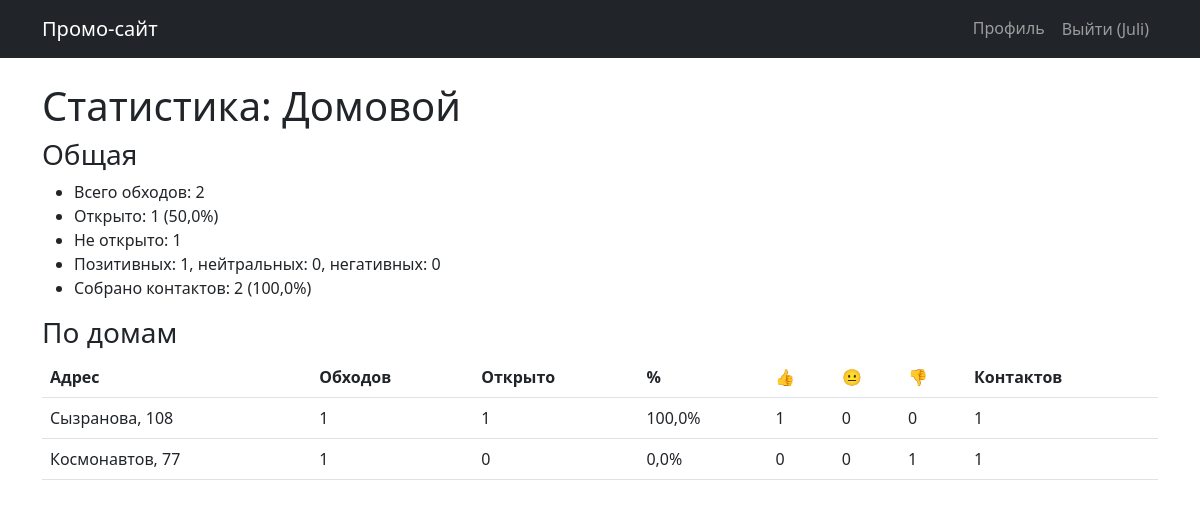
/campaign/3/statistics/ (signed in), run on the app's committed database.
### campaigns/models.py (models this page shows, shortened)
class Campaign(models.Model):
    name = models.CharField(max_length=200, verbose_name='Название')
    owner = models.ForeignKey(
        User, on_delete=models.CASCADE, related_name='campaigns',
        verbose_name='Владелец'
    )
    participants = models.ManyToManyField(
        User, related_name='participated_campaigns', blank=True,
        verbose_name='Участники'
    )
    created_at = models.DateTimeField(auto_now_add=True, verbose_name='Дата создания')
    class Meta:
        verbose_name = 'Кампания'
        verbose_name_plural = 'Кампании'

class House(models.Model):
    campaign = models.ForeignKey(
        Campaign, on_delete=models.CASCADE, related_name='houses',
        verbose_name='Кампания'
    )
    city = models.CharField(max_length=100, verbose_name='Город')
    street = models.CharField(max_length=200, verbose_name='Улица')
    house_number = models.CharField(max_length=20, verbose_name='Номер дома')
    entrances = models.PositiveIntegerField(verbose_name='Количество подъездов')
    apartments_per_entrance = models.PositiveIntegerField(verbose_name='Квартир в подъезде')
    class Meta:
        verbose_name = 'Дом'
        verbose_name_plural = 'Дома'

### campaigns/views.py (the view)
# urls.py: path('campaign/<int:campaign_id>/statistics/', views.campaign_statistics, name='campaign_statistics'),
@login_required
def campaign_statistics(request, campaign_id):
    campaign = get_object_or_404(Campaign, id=campaign_id)
    stats = get_campaign_statistics(campaign)
    stats['campaign'] = campaign
    return render(request, 'campaigns/statistics.html', stats)

### campaigns/templates/campaigns/statistics.html
{% extends 'campaigns/base.html' %}
{% block content %}
<h1>Статистика: {{ campaign.name }}</h1>
<h3>Общая</h3>
<ul>
    <li>Всего обходов: {{ total_visits }}</li>
    <li>Открыто: {{ opened_doors }} ({{ percent_opened }}%)</li>
    <li>Не открыто: {{ closed_doors }}</li>
    <li>Позитивных: {{ positive }}, нейтральных: {{ neutral }}, негативных: {{ negative }}</li>
    <li>Собрано контактов: {{ contacts_collected }} ({{ percent_contacts }}%)</li>
</ul>
<h3>По домам</h3>
<table class="table">
    <thead>
        <tr>
            <th>Адрес</th><th>Обходов</th><th>Открыто</th><th>%</th>
            <th>👍</th><th>😐</th><th>👎</th><th>Контактов</th>
        </tr>
    </thead>
    <tbody>
        {% for hs in house_stats %}
        <tr>
            <td>{{ hs.house.street }}, {{ hs.house.house_number }}</td>
            <td>{{ hs.total_visits }}</td>
            <td>{{ hs.opened_doors }}</td>
            <td>{{ hs.percent_opened }}%</td>
            <td>{{ hs.positive }}</td>
            <td>{{ hs.neutral }}</td>
            <td>{{ hs.negative }}</td>
            <td>{{ hs.contacts }}</td>
        </tr>
        {% endfor %}
    </tbody>
</table>
{% endblock %}

### campaigns/templates/campaigns/base.html (shortened to what this page needs)
<!DOCTYPE html>
<html lang="ru">
<head>
    <link href="https://cdn.jsdelivr.net/npm/bootstrap@5.2.3/dist/css/bootstrap.min.css" rel="stylesheet">
</head>
<body>
    <nav class="navbar navbar-expand-lg navbar-dark bg-dark">
        <div class="container">
            <a class="navbar-brand" href="/">Промо-сайт</a>
            <div class="collapse navbar-collapse">
                <ul class="navbar-nav ms-auto">
                    {% if user.is_authenticated %}
                        <li class="nav-item"><a class="nav-link" href="{% url 'profile' %}">Профиль</a></li>
                        <li class="nav-item">
                            <form method="post" action="{% url 'logout' %}" style="display:inline;">
                                <button class="btn btn-link nav-link">Выйти ({{ user.username }})</button>
                            </form>
                        </li>
                    {% else %}
                        <li class="nav-item"><a class="nav-link" href="{% url 'login' %}">Войти</a></li>
                        <li class="nav-item"><a class="nav-link" href="{% url 'register' %}">Регистрация</a></li>
                    {% endif %}
                </ul>
            </div>
        </div>
    </nav>
    <div class="container mt-4">
        {% block content %}{% endblock %}
    </div>
</body>
</html>

### data on the page
Campaign: name "Домовой"
House: house.street "Сызранова", house.house_number "108", total_visits "1", opened_doors "1", percent_opened "100,0", positive "1", neutral "0", negative "0", contacts "1"
House: house.street "Космонавтов", house.house_number "77", total_visits "1", opened_doors "0", percent_opened "0,0", positive "0", neutral "0", negative "1", contacts "1"

### other printed values
{{ user.username }} "Juli"
{{ total_visits }} "2"
{{ opened_doors }} "1"
{{ percent_opened }} "50,0"
{{ closed_doors }} "1"
{{ positive }} "1"
{{ neutral }} "0"
{{ negative }} "0"
{{ contacts_collected }} "2"
{{ percent_contacts }} "100,0"
